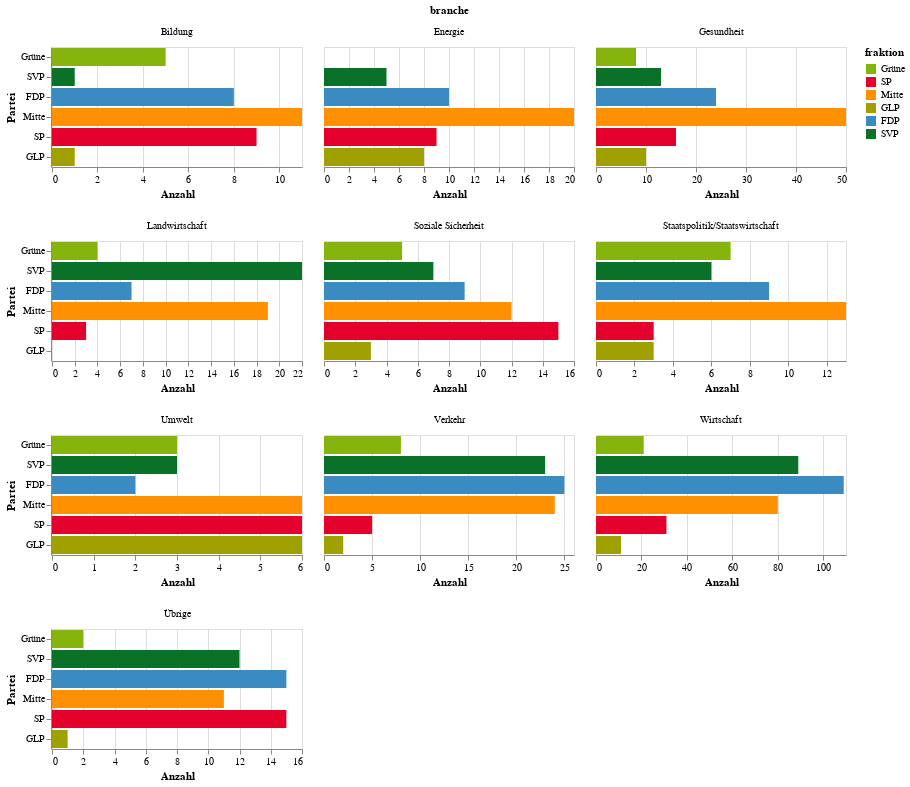

The notebook cell saved with this chart:
### Code cell
source = duckdb.query('''
    select branche, fraktion_lang fraktion, count(1) count
    from df_bezahlt b
    join df_fraktionen f on f.fraktion = b.fraktion
    where branche in (select branche from df_bezahlt group by branche having count(1) >= 20)
    group by 1, 2
    union
    select 'Übrige' branche, fraktion_lang fraktion, count(1) count
    from df_bezahlt b
    join df_fraktionen f on f.fraktion = b.fraktion
    where branche not in (select branche from df_bezahlt group by branche having count(1) >= 20)
    group by 1, 2
''').to_df()

chart = alt.Chart(source).mark_bar().encode(
    x=alt.X('count', title='Anzahl'),
    y=alt.Y('fraktion', sort=['G','S','GL','M-E','RL','V'], title='Partei'),
    color=alt.Color('fraktion', scale=alt.Scale(domain=fraktion_namen, range=fraktion_farben)),
).properties(
    width=250
).facet(
    facet='branche',
    columns=3
).resolve_scale(
    x='independent',
    # radius='shared',
)
chart.save('output/mehrere-bars-nach-branche-und-fraktion-absolut-min20.pdf')
chart

### Figure 1 — Vega-Lite specification as saved in the notebook (floating-point values rounded to 4 significant figures)
{"config": {"view": {"continuousWidth": 400, "continuousHeight": 300}}, "data": {"name": "data-44c842549802023f4ccd16343a3af4b1"}, "facet": {"field": "branche", "type": "nominal"}, "spec": {"mark": "bar", "encoding": {"color": {"field": "fraktion", "scale": {"domain": ["Grüne", "SP", "Mitte", "GLP", "FDP", "SVP"], "range": ["#85B50C", "#E4022D", "#FF9100", "#A0A000", "#3A8BC1", "#0A7228"]}, "type": "nominal"}, "x": {"field": "count", "title": "Anzahl", "type": "quantitative"}, "y": {"field": "fraktion", "sort": ["G", "S", "GL", "M-E", "RL", "V"], "title": "Partei", "type": "nominal"}}, "width": 250}, "columns": 3, "resolve": {"scale": {"x": "independent"}}, "$schema": "https://vega.github.io/schema/vega-lite/v4.17.0.json", "datasets": {"data-44c842549802023f4ccd16343a3af4b1": [{"branche": "Wirtschaft", "fraktion": "Grüne", "count": 21}, {"branche": "Bildung", "fraktion": "Grüne", "count": 5}, {"branche": "Gesundheit", "fraktion": "Grüne", "count": 8}, {"branche": "Landwirtschaft", "fraktion": "SVP", "count": 22}, {"branche": "Verkehr", "fraktion": "SVP", "count": 23}, {"branche": "Staatspolitik/Staatswirtschaft", "fraktion": "SVP", "count": 6}, {"branche": "Wirtschaft", "fraktion": "SVP", "count": 89}, {"branche": "Soziale Sicherheit", "fraktion": "SVP", "count": 7}, {"branche": "Energie", "fraktion": "SVP", "count": 5}, {"branche": "Umwelt", "fraktion": "SVP", "count": 3}, {"branche": "Verkehr", "fraktion": "FDP", "count": 25}, {"branche": "Wirtschaft", "fraktion": "FDP", "count": 109}, {"branche": "Gesundheit", "fraktion": "SVP", "count": 13}, {"branche": "Staatspolitik/Staatswirtschaft", "fraktion": "FDP", "count": 9}, {"branche": "Verkehr", "fraktion": "Grüne", "count": 8}, {"branche": "Wirtschaft", "fraktion": "Mitte", "count": 80}, {"branche": "Gesundheit", "fraktion": "Mitte", "count": 50}, {"branche": "Bildung", "fraktion": "Mitte", "count": 11}, {"branche": "Verkehr", "fraktion": "Mitte", "count": 24}, {"branche": "Landwirtschaft", "fraktion": "FDP", "count": 7}, {"branche": "Bildung", "fraktion": "FDP", "count": 8}, {"branche": "Gesundheit", "fraktion": "SP", "count": 16}, {"branche": "Soziale Sicherheit", "fraktion": "SP", "count": 15}, {"branche": "Wirtschaft", "fraktion": "SP", "count": 31}, {"branche": "Energie", "fraktion": "GLP", "count": 8}, {"branche": "Staatspolitik/Staatswirtschaft", "fraktion": "GLP", "count": 3}, {"branche": "Umwelt", "fraktion": "GLP", "count": 6}, {"branche": "Wirtschaft", "fraktion": "GLP", "count": 11}, {"branche": "Landwirtschaft", "fraktion": "Mitte", "count": 19}, {"branche": "Gesundheit", "fraktion": "FDP", "count": 24}, {"branche": "Soziale Sicherheit", "fraktion": "FDP", "count": 9}, {"branche": "Umwelt", "fraktion": "Mitte", "count": 6}, {"branche": "Energie", "fraktion": "Mitte", "count": 20}, {"branche": "Soziale Sicherheit", "fraktion": "Mitte", "count": 12}, {"branche": "Staatspolitik/Staatswirtschaft", "fraktion": "SP", "count": 3}, {"branche": "Bildung", "fraktion": "SP", "count": 9}, {"branche": "Verkehr", "fraktion": "SP", "count": 5}, {"branche": "Soziale Sicherheit", "fraktion": "Grüne", "count": 5}, {"branche": "Bildung", "fraktion": "GLP", "count": 1}, {"branche": "Staatspolitik/Staatswirtschaft", "fraktion": "Mitte", "count": 13}, {"branche": "Umwelt", "fraktion": "Grüne", "count": 3}, {"branche": "Landwirtschaft", "fraktion": "Grüne", "count": 4}, {"branche": "Staatspolitik/Staatswirtschaft", "fraktion": "Grüne", "count": 7}, {"branche": "Landwirtschaft", "fraktion": "SP", "count": 3}, {"branche": "Bildung", "fraktion": "SVP", "count": 1}, {"branche": "Energie", "fraktion": "SP", "count": 9}, {"branche": "Umwelt", "fraktion": "SP", "count": 6}, {"branche": "Energie", "fraktion": "FDP", "count": 10}, {"branche": "Gesundheit", "fraktion": "GLP", "count": 10}, {"branche": "Verkehr", "fraktion": "GLP", "count": 2}, {"branche": "Soziale Sicherheit", "fraktion": "GLP", "count": 3}, {"branche": "Umwelt", "fraktion": "FDP", "count": 2}, {"branche": "Übrige", "fraktion": "Grüne", "count": 2}, {"branche": "Übrige", "fraktion": "Mitte", "count": 11}, {"branche": "Übrige", "fraktion": "SP", "count": 15}, {"branche": "Übrige", "fraktion": "SVP", "count": 12}, {"branche": "Übrige", "fraktion": "FDP", "count": 15}, {"branche": "Übrige", "fraktion": "GLP", "count": 1}]}}
